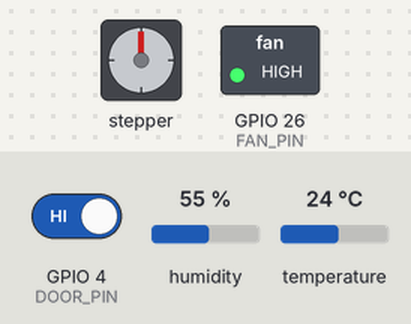
The program below on a simulated ESP32. On the bench: stepper motor, switched loads named in the program (green lamp = pin HIGH). The test bench sets the inputs (shaded band); at power-on: GPIO 4 (DOOR_PIN) HIGH, humidity 55 %, temperature 24 °C. WiFi joins after 1.5 s; servers stay silent unless stated; random numbers use the default seed unless the program sets one; no MQTT or app messages arrive unless stated; stepper angles assume 2048 steps per turn; what the program prints to the serial monitor is not drawn.

Above: at 2.7 s.
2.8 s: GPIO 4 (DOOR_PIN) driven LOW
At 6.1 s:
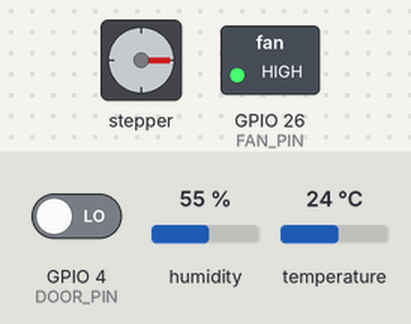
6.3 s: GPIO 4 (DOOR_PIN) driven HIGH
At 10.4 s:
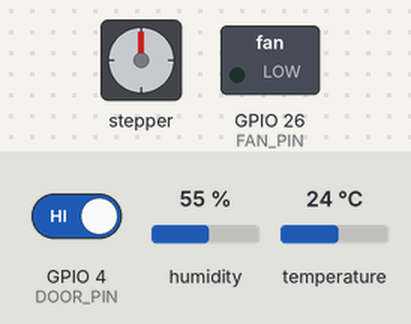
11.5 s: GPIO 4 (DOOR_PIN) driven LOW
At 15.4 s:
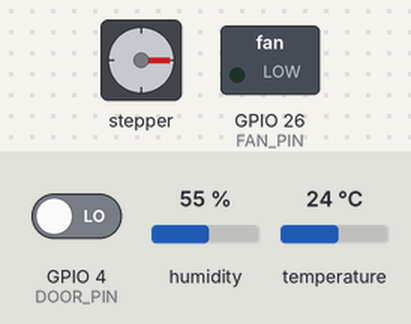
Timing chart, 0 to 16.9 s (numbered marks = the images above; inputs shaded):
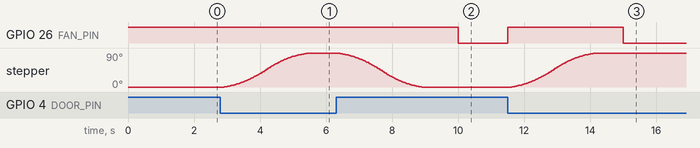

Measured:
- after the input at 2.8 s, stepper: turns 90° clockwise in 2.6 s, starting after 0.12 s
- after the input at 6.3 s, stepper: turns 90° counter-clockwise in 2.6 s, starting at once
- after the input at 11.5 s, GPIO 26 (FAN_PIN): LOW → HIGH at once, → LOW 3.5 s later; stepper: turns 90° clockwise in 2.6 s, starting after 0.12 s

The program:

main.cpp
```cpp
#include <Arduino.h>
#include <stdint.h>
#include <stdbool.h>
#include <stdio.h>
#include <WiFi.h>
#include <PubSubClient.h>
#include <DHT.h>
#include <AccelStepper.h>

#define DHTPIN 27
#define DHTTYPE DHT22
DHT dht(DHTPIN, DHTTYPE);

#define DOOR_PIN 4
#define FAN_PIN 26
#define DS18B20_PIN 14

#define IN1 19
#define IN2 18
#define IN3 5
#define IN4 21

AccelStepper stepper(AccelStepper::FULL4WIRE, IN1, IN3, IN2, IN4);

const long STEPS_OPEN = 512;
const long STEPS_CLOSED = 0;
bool doorState = false;
bool currentCoolingState = false;

typedef enum
{
  STATE_NORMAL = 0,
  STATE_WARNING = 1,
  STATE_VIOLATION = 2
} ThermalState;

typedef struct
{
  unsigned long timestamp;
  float temperature;
  float humidity;
  bool doorOpen;
  bool coolingState;
  float accumulatedExposure;
  ThermalState state;
} TelemetryRecord;

#define BUFFER_SIZE 100

typedef struct
{
  TelemetryRecord buffer[BUFFER_SIZE];
  int head;
  int tail;
  int count;
} OfflineBuffer;

OfflineBuffer dataBuffer = { .head = 0, .tail = 0, .count = 0 };

bool buffer_push(OfflineBuffer *cb, TelemetryRecord record)
{
  if (cb->count >= BUFFER_SIZE) {
    cb->tail = (cb->tail + 1) % BUFFER_SIZE;
  } else {
    cb->count++;
  }
  cb->buffer[cb->head] = record;
  cb->head = (cb->head + 1) % BUFFER_SIZE;
  return true;
}

bool buffer_pop(OfflineBuffer *cb, TelemetryRecord *record)
{
  if (cb->count == 0) return false;
  *record = cb->buffer[cb->tail];
  cb->tail = (cb->tail + 1) % BUFFER_SIZE;
  cb->count--;
  return true;
}

bool buffer_isEmpty(OfflineBuffer *cb) {
  return cb->count == 0;
}

const float T_MAX = 8.0;
const float T_MIN = 2.0;
const float EXPOSURE_LIMIT = 30.0;
const unsigned long DOOR_ALERT_MS = 60000;

ThermalState currentState = STATE_NORMAL;
float totalExposure = 0.0;
unsigned long lastCalcTime = 0;
unsigned long doorOpenStartTime = 0;

void updateThermalFSM(float currentTemp, bool isDoorOpen) {
  unsigned long currentTime = millis();

  if (lastCalcTime == 0) { lastCalcTime = currentTime; return; }

  float dt_minutes = (currentTime - lastCalcTime) / 60000.0;
  if (currentTemp > T_MAX) {
    totalExposure += (currentTemp - T_MAX) * dt_minutes;
  } else if (currentTemp < T_MIN) {
    totalExposure += (T_MIN - currentTemp) * dt_minutes;
  }
  lastCalcTime = currentTime;

  if (isDoorOpen && doorOpenStartTime == 0) {
    doorOpenStartTime = currentTime;
  } else if (!isDoorOpen) {
    doorOpenStartTime = 0;
  }
  bool doorWarning = (isDoorOpen && (currentTime - doorOpenStartTime > DOOR_ALERT_MS));

  switch (currentState) {
    case STATE_NORMAL:
      if (totalExposure >= EXPOSURE_LIMIT) currentState = STATE_VIOLATION;
      else if (currentTemp > T_MAX || currentTemp < T_MIN || doorWarning) currentState = STATE_WARNING;
      break;
    case STATE_WARNING:
      if (totalExposure >= EXPOSURE_LIMIT) currentState = STATE_VIOLATION;
      else if (currentTemp <= T_MAX && currentTemp >= T_MIN && !doorWarning) currentState = STATE_NORMAL;
      break;
    case STATE_VIOLATION:
      break;
  }
}

const char* ssid = "iPhone";
const char* password = "vanquy1111";

const char* mqtt_server = "broker.emqx.io";
const int mqtt_port = 1883;
const char* mqtt_topic = "coldchain/nhom07/telemetry";
const char* device_id = "ESP32_COLD_01";

WiFiClient espClient;
PubSubClient mqttClient(espClient);

void setup_wifi() {
  delay(10);
  Serial.printf("\nDang ket noi voi %s\n", ssid);
  WiFi.begin(ssid, password);

  while (WiFi.status() != WL_CONNECTED) {
    delay(500);
    Serial.print(".");
  }
  Serial.printf("\nDa ket noi WiFi! IP: %s\n", WiFi.localIP().toString().c_str());
}

void reconnect_mqtt() {
  while (!mqttClient.connected()) {
    Serial.print("Dang ket noi den EMQX Broker...");
    String clientId = "ESP32Client-" + String(random(0, 1000));
    if (mqttClient.connect(clientId.c_str())) {
      Serial.println("Ket noi thanh cong!");
    } else {
      Serial.printf("That bai, rc=%d. Thu lai sau 5 giay...\n", mqttClient.state());
      delay(5000);
    }
  }
}

bool isMqttConnected(void) { return mqttClient.connected(); }

void sendToMqtt(TelemetryRecord *rec, bool isBuffered) {
  char jsonPayload[256];
  snprintf(jsonPayload, sizeof(jsonPayload),
           "{\"device_id\": \"%s\", \"timestamp\": %lu, \"temperature\": %.1f, \"humidity\": %.1f, \"door_open\": %s, \"cooling_state\": %s}",
           device_id, rec->timestamp, rec->temperature, rec->humidity,
           rec->doorOpen ? "true" : "false",
           rec->coolingState ? "true" : "false");

  if (mqttClient.publish(mqtt_topic, jsonPayload)) {
    Serial.printf("[MQTT] Da gui (%s): %s\n", isBuffered ? "Luu Dem" : "Truc tiep", jsonPayload);
  } else {
    Serial.println("[MQTT] Gui THAT BAI!");
  }
}

float smoothedTemp = -999.0;

float readTemperature(void) {
  float rawTemp = dht.readTemperature();

  if (isnan(rawTemp)) {
    Serial.println("[CANH BAO] Loi doc cam bien DHT22!");
    return (smoothedTemp == -999.0) ? 0.0 : smoothedTemp;
  }

  float offset_temp = 0.0;
  float calTemp = rawTemp + offset_temp;

  if (smoothedTemp == -999.0) {
    smoothedTemp = calTemp;
  } else {
    smoothedTemp = (calTemp * 0.2) + (smoothedTemp * 0.8);
  }
  return smoothedTemp;
}

float readHumidity(void) {
  float h = dht.readHumidity();
  return isnan(h) ? 60.0 : h;
}

void handleDoorControl(void)
{
  bool switchState = (digitalRead(DOOR_PIN) == LOW);

  if (switchState && !doorState) {
    doorState = true;

    digitalWrite(FAN_PIN, HIGH);
    currentCoolingState = false;

    stepper.enableOutputs();
    stepper.moveTo(STEPS_OPEN);
    Serial.println("[CUA] GAT CONG TAC -> MO CUA (Quay tien 90 do)");
  }
  else if (!switchState && doorState) {
    doorState = false;

    digitalWrite(FAN_PIN, HIGH);
    currentCoolingState = false;

    stepper.enableOutputs();
    stepper.moveTo(STEPS_CLOSED);
    Serial.println("[CUA] GAT NGUOC LAI -> DONG CUA (Quay lui ve 0 do)");
  }

  if (stepper.distanceToGo() != 0) {
    stepper.run();
  } else {
    stepper.disableOutputs();
  }
}

unsigned long getUnixTime(void) {
  return (millis() / 1000) + 1773700000;
}

unsigned long lastSampleTime = 0;
const unsigned long SAMPLE_INTERVAL = 5000;

void setup() {
  Serial.begin(115200);

  dht.begin();
  pinMode(DOOR_PIN, INPUT_PULLUP);
  pinMode(FAN_PIN, OUTPUT);
  digitalWrite(FAN_PIN, HIGH);

  stepper.setMaxSpeed(600.0);
  stepper.setAcceleration(300.0);
  stepper.setCurrentPosition(0);
  stepper.disableOutputs();

  setup_wifi();
  mqttClient.setServer(mqtt_server, mqtt_port);

  Serial.println("--- ESP32 COLD CHAIN: SYSTEM READY ---");
}

void loop() {
  if (WiFi.status() == WL_CONNECTED) {
    if (!mqttClient.connected()) reconnect_mqtt();
    mqttClient.loop();
  }

  handleDoorControl();

  unsigned long currentTime = millis();
  if (currentTime - lastSampleTime >= SAMPLE_INTERVAL) {
    lastSampleTime = currentTime;

    float t = readTemperature();
    float h = readHumidity();
    bool door = doorState;

    if (t > 8.0 && !currentCoolingState && stepper.distanceToGo() == 0) {
      digitalWrite(FAN_PIN, LOW);
      currentCoolingState = true;
    }
    else if ((t <= 8.0 || stepper.distanceToGo() != 0) && currentCoolingState) {
      digitalWrite(FAN_PIN, HIGH);
      currentCoolingState = false;
    }

    updateThermalFSM(t, door);

    TelemetryRecord record;
    record.timestamp = getUnixTime();
    record.temperature = t;
    record.humidity = h;
    record.doorOpen = door;
    record.coolingState = currentCoolingState;
    record.accumulatedExposure = totalExposure;
    record.state = currentState;

    if (isMqttConnected()) {
      sendToMqtt(&record, false);
      while (!buffer_isEmpty(&dataBuffer)) {
        TelemetryRecord oldRecord;
        if (buffer_pop(&dataBuffer, &oldRecord)) {
          sendToMqtt(&oldRecord, true);
          delay(50);
        }
      }
    } else {
      buffer_push(&dataBuffer, record);
      Serial.printf("[OFFLINE] Luu vao bo dem. (Data ket: %d/%d)\n",
                    dataBuffer.count, BUFFER_SIZE);
    }
  }
}
```
